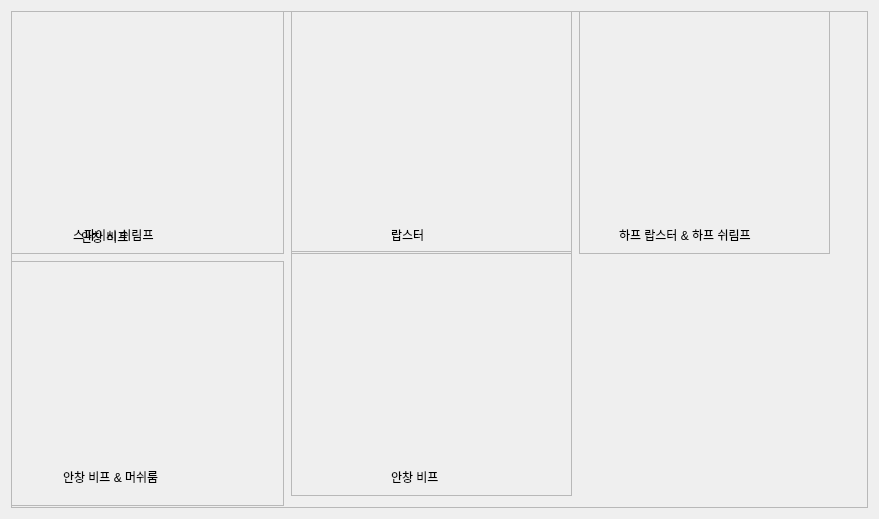
        <widget class="QWidget" name="scrollAreaWidgetContents_4">
         <property name="geometry">
          <rect>
           <x>0</x>
           <y>0</y>
           <width>879</width>
           <height>519</height>
          </rect>
         </property>
         <layout class="QGridLayout" name="gridLayout_5">
          <item row="0" column="0">
           <widget class="QFrame" name="frame_22">
            <property name="frameShape">
             <enum>QFrame::Shape::StyledPanel</enum>
            </property>
            <property name="frameShadow">
             <enum>QFrame::Shadow::Raised</enum>
            </property>
            <widget class="QLabel" name="label_44">
             <property name="geometry">
              <rect>
               <x>70</x>
               <y>210</y>
               <width>71</width>
               <height>31</height>
              </rect>
             </property>
             <property name="text">
              <string>안창 비프</string>
             </property>
            </widget>
            <widget class="ManageFrame" name="frameLobster">
             <property name="geometry">
              <rect>
               <x>280</x>
               <y>-2</y>
               <width>281</width>
               <height>245</height>
              </rect>
             </property>
             <property name="minimumSize">
              <size>
               <width>281</width>
               <height>245</height>
              </size>
             </property>
             <property name="frameShape">
              <enum>QFrame::Shape::StyledPanel</enum>
             </property>
             <property name="frameShadow">
              <enum>QFrame::Shadow::Raised</enum>
             </property>
             <widget class="QLabel" name="label_37">
              <property name="geometry">
               <rect>
                <x>40</x>
                <y>50</y>
                <width>181</width>
                <height>141</height>
               </rect>
              </property>
              <property name="text">
               <string/>
              </property>
              <property name="pixmap">
               <pixmap resource="image.qrc">:/Resources/kBBQ.png</pixmap>
              </property>
              <property name="scaledContents">
               <bool>true</bool>
              </property>
             </widget>
             <widget class="QLabel" name="textLobster">
              <property name="geometry">
               <rect>
                <x>100</x>
                <y>210</y>
                <width>51</width>
                <height>31</height>
               </rect>
              </property>
              <property name="text">
               <string>랍스터</string>
              </property>
             </widget>
            </widget>
            <widget class="ManageFrame" name="frameHalf">
             <property name="geometry">
              <rect>
               <x>568</x>
               <y>-2</y>
               <width>251</width>
               <height>245</height>
              </rect>
             </property>
             <property name="minimumSize">
              <size>
               <width>251</width>
               <height>245</height>
              </size>
             </property>
             <property name="frameShape">
              <enum>QFrame::Shape::StyledPanel</enum>
             </property>
             <property name="frameShadow">
              <enum>QFrame::Shadow::Raised</enum>
             </property>
             <widget class="QLabel" name="label_47">
              <property name="geometry">
               <rect>
                <x>40</x>
                <y>50</y>
                <width>181</width>
                <height>141</height>
               </rect>
              </property>
              <property name="text">
               <string/>
              </property>
              <property name="pixmap">
               <pixmap resource="image.qrc">:/Resources/shrimp.png</pixmap>
              </property>
              <property name="scaledContents">
               <bool>true</bool>
              </property>
             </widget>
             <widget class="QLabel" name="textHalfLob">
              <property name="geometry">
               <rect>
                <x>40</x>
                <y>210</y>
                <width>201</width>
                <height>31</height>
               </rect>
              </property>
              <property name="text">
               <string>하프 랍스터 &amp; 하프 쉬림프</string>
              </property>
             </widget>
            </widget>
            <widget class="ManageFrame" name="frameBeefMush">
             <property name="geometry">
              <rect>
               <x>-8</x>
               <y>250</y>
               <width>281</width>
               <height>245</height>
              </rect>
             </property>
             <property name="minimumSize">
              <size>
               <width>281</width>
               <height>245</height>
              </size>
             </property>
             <property name="frameShape">
              <enum>QFrame::Shape::StyledPanel</enum>
             </property>
             <property name="frameShadow">
              <enum>QFrame::Shadow::Raised</enum>
             </property>
             <widget class="QLabel" name="label_41">
              <property name="geometry">
               <rect>
                <x>40</x>
                <y>50</y>
                <width>181</width>
                <height>141</height>
               </rect>
              </property>
              <property name="text">
               <string/>
              </property>
              <property name="pixmap">
               <pixmap resource="image.qrc">:/Resources/beef_mushroom.png</pixmap>
              </property>
              <property name="scaledContents">
               <bool>true</bool>
              </property>
             </widget>
             <widget class="QLabel" name="textBeef_Mush">
              <property name="geometry">
               <rect>
                <x>60</x>
                <y>200</y>
                <width>151</width>
                <height>31</height>
               </rect>
              </property>
              <property name="text">
               <string>안창 비프 &amp; 머쉬룸</string>
              </property>
             </widget>
            </widget>
            <widget class="ManageFrame" name="frameSpicyShrimp">
             <property name="geometry">
              <rect>
               <x>-8</x>
               <y>-2</y>
               <width>281</width>
               <height>245</height>
              </rect>
             </property>
             <property name="minimumSize">
              <size>
               <width>281</width>
               <height>245</height>
              </size>
             </property>
             <property name="frameShape">
              <enum>QFrame::Shape::StyledPanel</enum>
             </property>
             <property name="frameShadow">
              <enum>QFrame::Shadow::Raised</enum>
             </property>
             <widget class="QLabel" name="label_39">
              <property name="geometry">
               <rect>
                <x>40</x>
                <y>50</y>
                <width>181</width>
                <height>141</height>
               </rect>
              </property>
              <property name="text">
               <string/>
              </property>
              <property name="pixmap">
               <pixmap resource="image.qrc">:/Resources/spicyShrimp.png</pixmap>
              </property>
              <property name="scaledContents">
               <bool>true</bool>
              </property>
             </widget>
             <widget class="QLabel" name="textSpicyShrimp">
              <property name="geometry">
               <rect>
                <x>70</x>
                <y>210</y>
                <width>141</width>
                <height>31</height>
               </rect>
              </property>
              <property name="text">
               <string>스파이시 쉬림프</string>
              </property>
             </widget>
            </widget>
            <widget class="ManageFrame" name="frameBeef">
             <property name="geometry">
              <rect>
               <x>280</x>
               <y>240</y>
               <width>281</width>
               <height>245</height>
              </rect>
             </property>
             <property name="minimumSize">
              <size>
               <width>281</width>
               <height>245</height>
              </size>
             </property>
             <property name="frameShape">
              <enum>QFrame::Shape::StyledPanel</enum>
             </property>
             <property name="frameShadow">
              <enum>QFrame::Shadow::Raised</enum>
             </property>
             <widget class="QLabel" name="label_43">
              <property name="geometry">
               <rect>
                <x>40</x>
                <y>60</y>
                <width>181</width>
                <height>141</height>
               </rect>
              </property>
              <property name="text">
               <string/>
              </property>
              <property name="pixmap">
               <pixmap resource="image.qrc">:/Resources/beef.png</pixmap>
              </property>
              <property name="scaledContents">
               <bool>true</bool>
              </property>
             </widget>
             <widget class="QLabel" name="textBeef">
              <property name="geometry">
               <rect>
                <x>100</x>
                <y>210</y>
                <width>71</width>
                <height>31</height>
               </rect>
              </property>
              <property name="text">
               <string>안창 비프</string>
              </property>
             </widget>
            </widget>
           </widget>
          </item>
         </layout>
        </widget>
